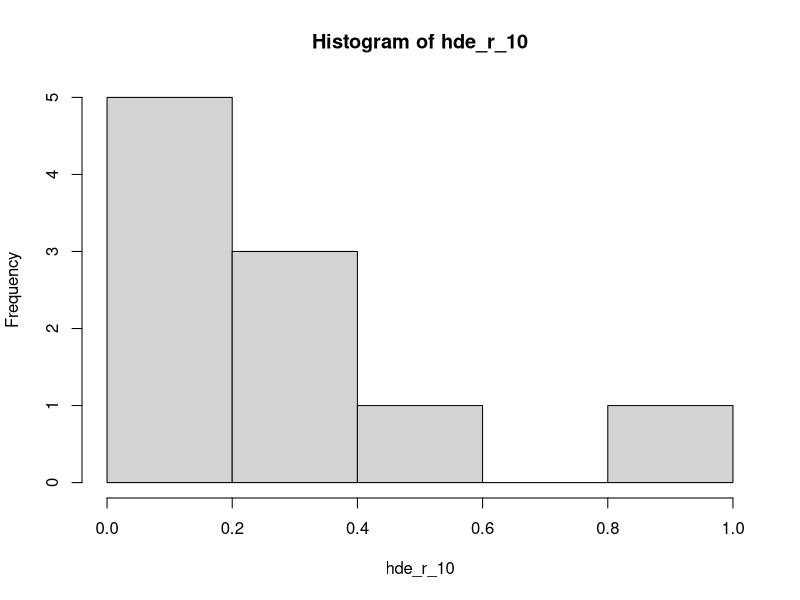
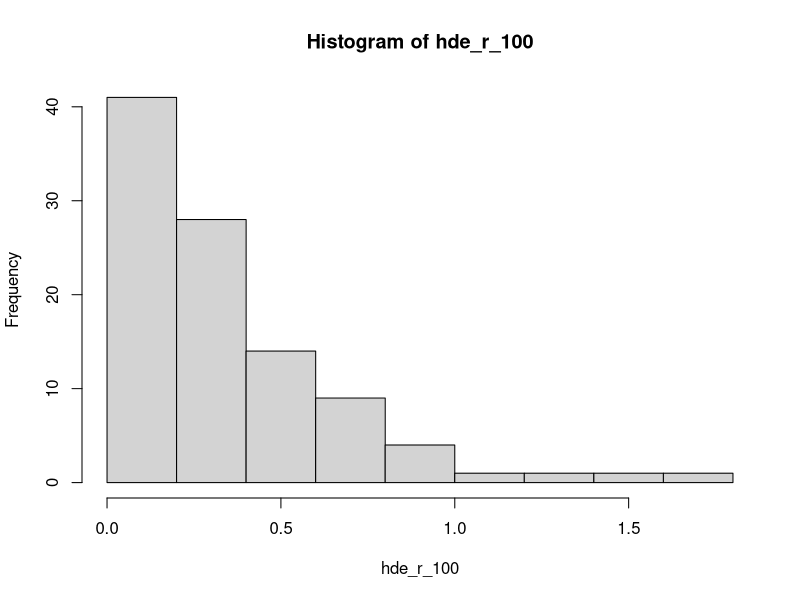
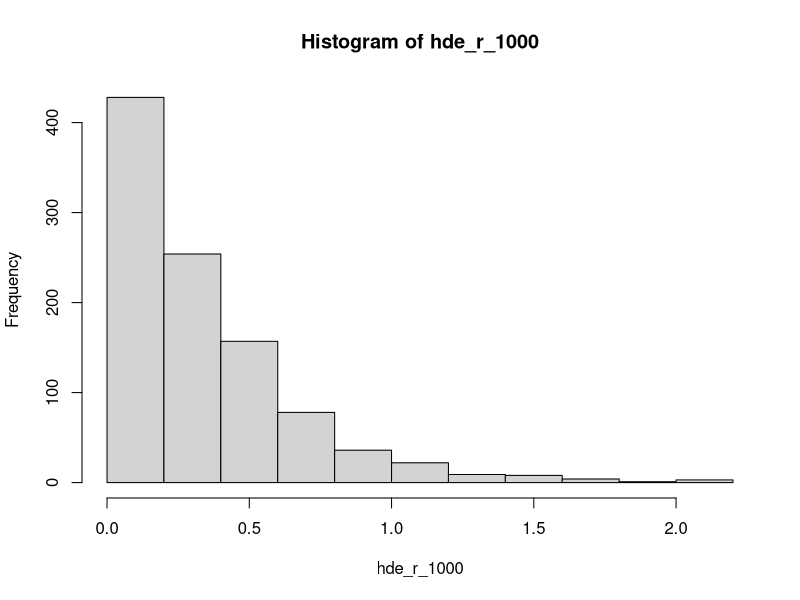
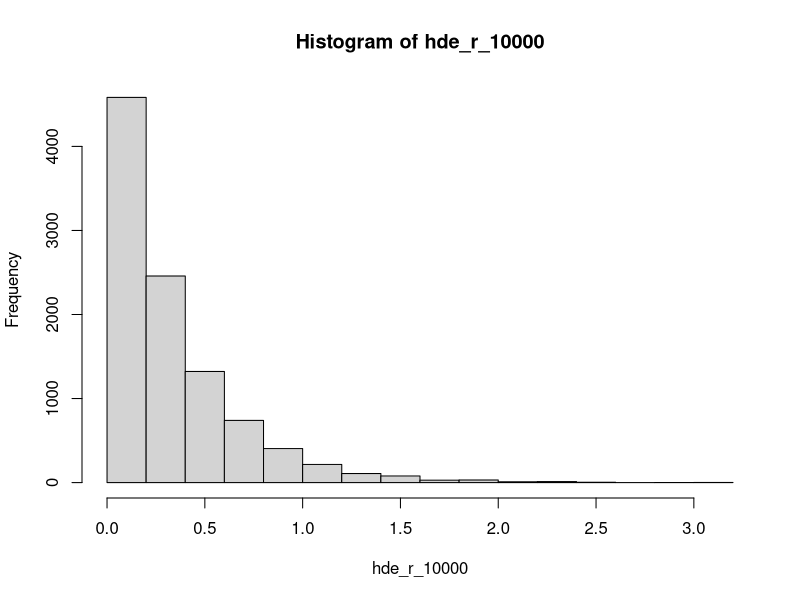

These figures' R source, in order:
# Nomor 5
lambda <- 3

# a
expo <- function (lambda, x){
  if (lambda > 0) {
    return((1/lambda) * exp(x/lambda*-1))
  }
  return (0)
}

# b
set.seed(1)
N <- 10
hde_r_10 = rexp(N, lambda)
hist(hde_r_10)

N <- 100
hde_r_100 = rexp(N, lambda)
hist(hde_r_100)

N <- 1000
hde_r_1000 = rexp(N, lambda)
hist(hde_r_1000)

N <- 10000
hde_r_10000 = rexp(N, lambda)
hist(hde_r_10000)

# c
rataan <- lambda
varians <- lambda^2
